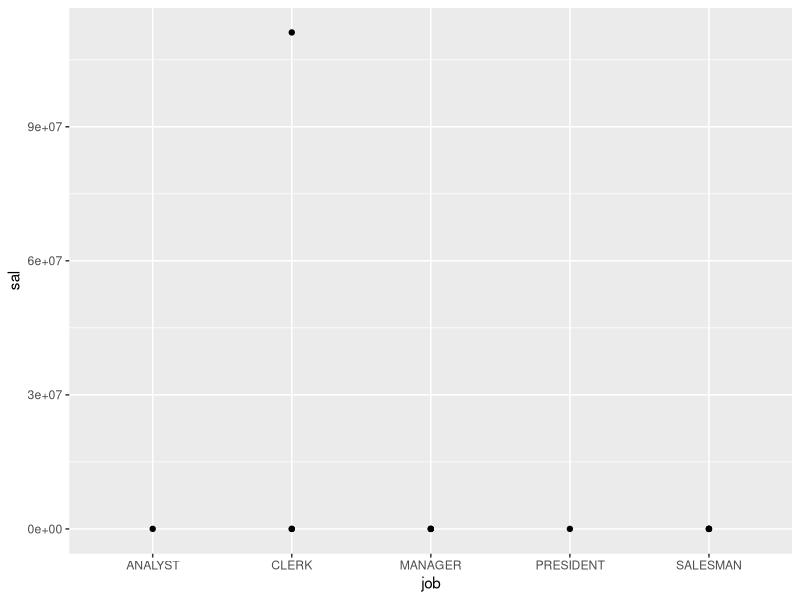
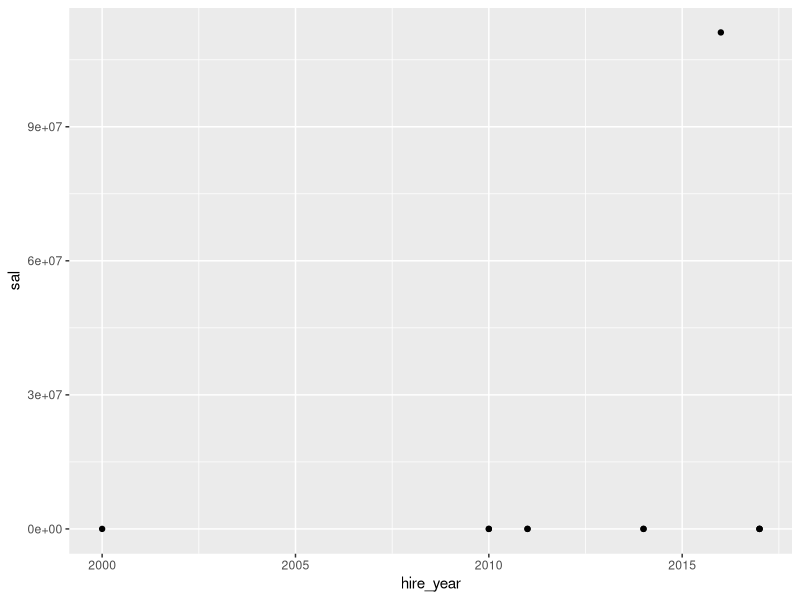
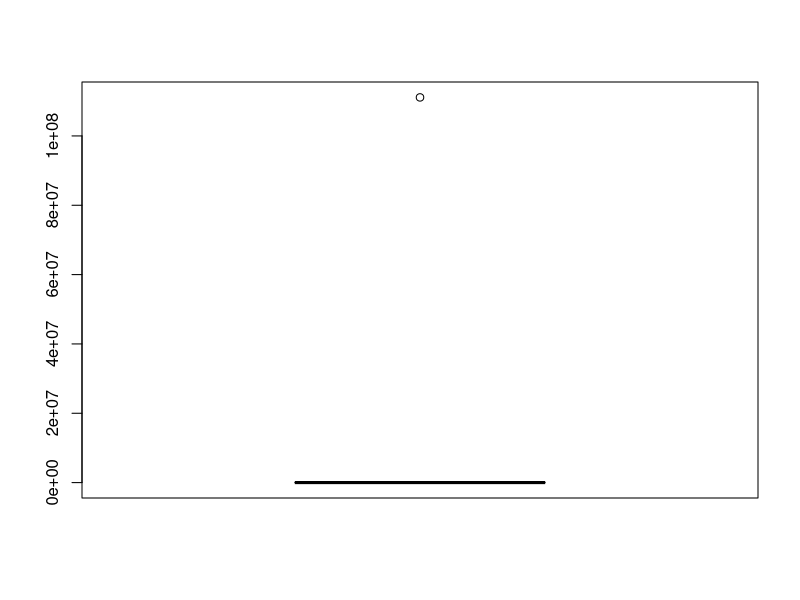
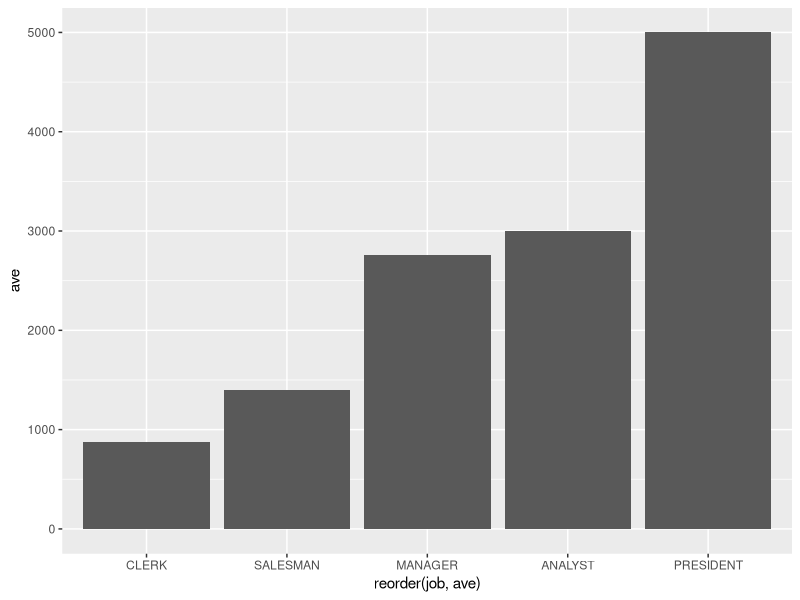
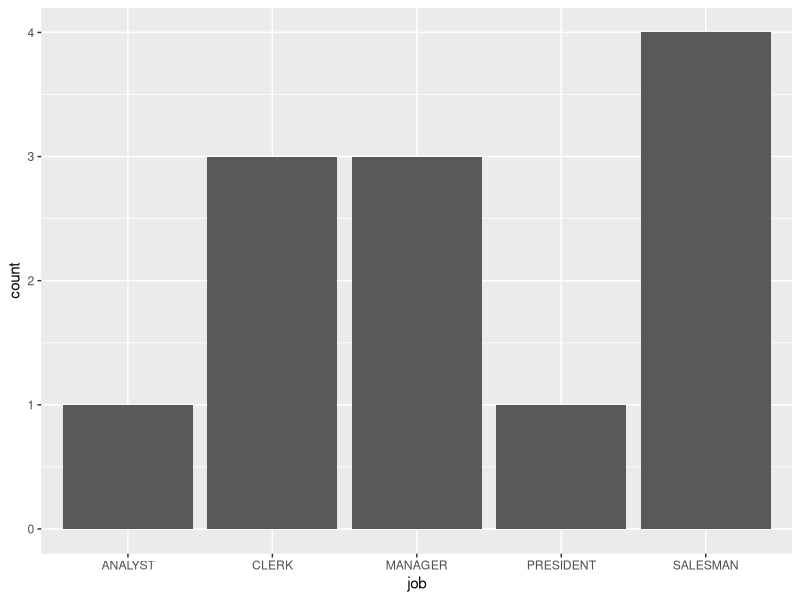

Write R code to recreate these figures, in order.
library(ggplot2)
library(dplyr)
exam<-read.csv("Data/emp.csv")
ggplot(data=exam,aes(x=job,y=sal))+geom_point()
ggplot(data=exam,aes(x=hire_year,y=sal))+geom_point()+
  xlim(2000,2017)
boxplot(exam$sal)$stats
exam$sal<-ifelse(exam$sal>5000 | exam$sal<800,NA,exam$sal)
exam
exam2<-exam %>% group_by(job) %>% summarise(ave=mean(sal,na.rm = T))
table(exam2$job)
table(exam2$ave)
ggplot(data = exam2, aes(x = reorder(job, ave), y = ave)) + geom_col()
ggplot(data=exam, aes(x=job))+geom_bar()
